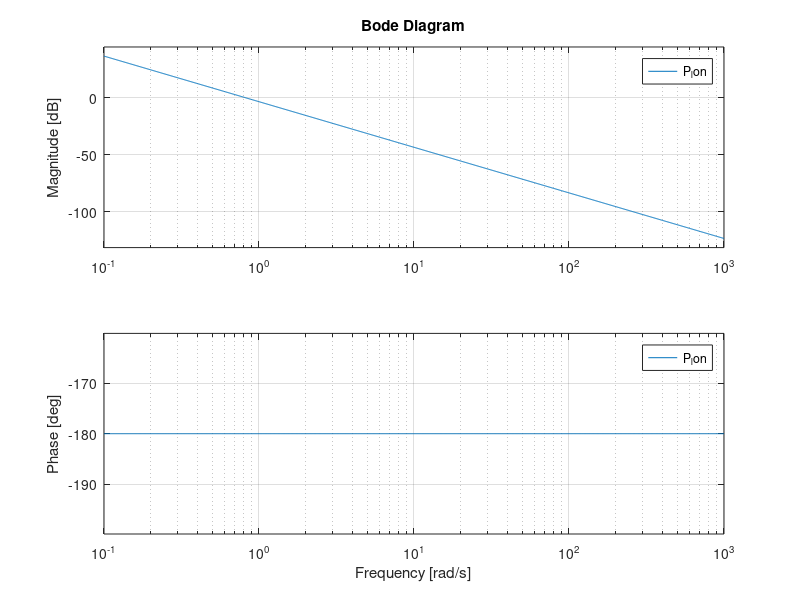
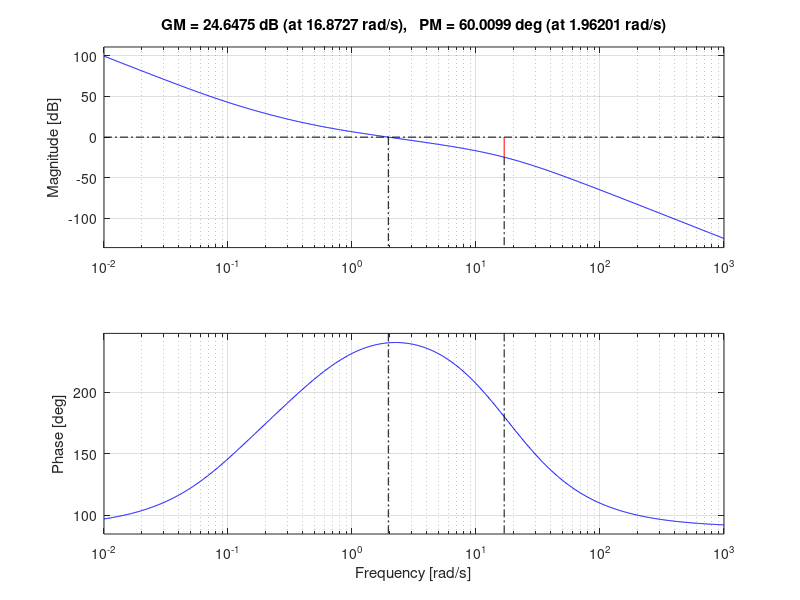
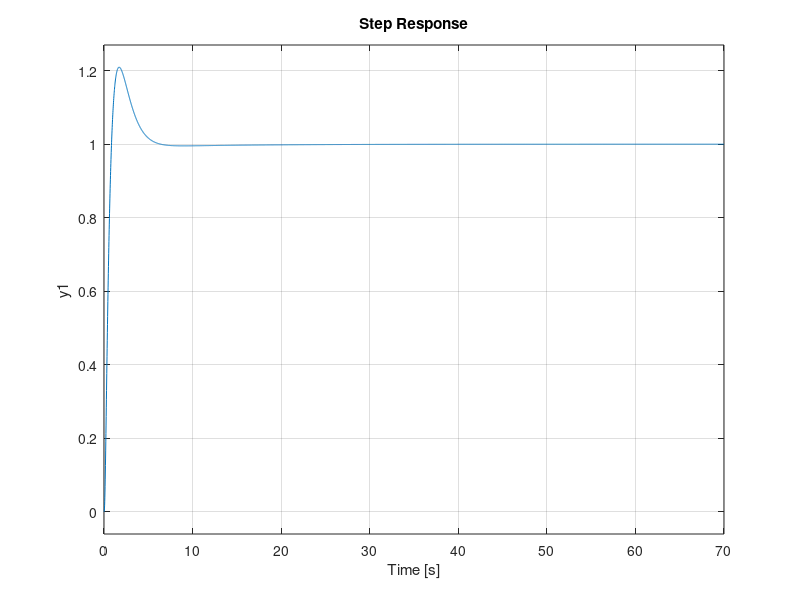
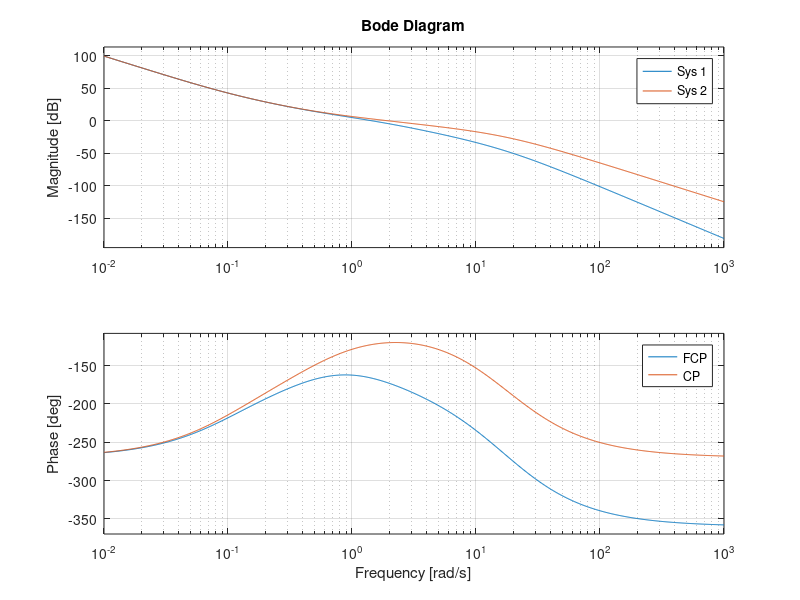

MATLAB code for these plots, in order:
%% Longitudinal Controller
m = 1.5;
P_lon = tf(1/m,[1 0 0]);

figure(1),clf;
bode(P_lon)

Ki = .1;
C_lon = tf([1 Ki],[1 0]);

figure(2),clf;
hold on
plot([10^-6 .1 .1],[99 99 10^-6],'k')
plot([200 200 100000],[100000 10^-4 10^-4],'r')
bode(C_lon*P_lon)
margin(C_lon*P_lon)
xlim([1e-2 1e3])
hold off

% Add lead

w_lead = 2.75; % rad/s
M = (1+sin(69.6*pi/180))/(1-sin(69.6*pi/180));
z = w_lead/sqrt(M);
p = w_lead*sqrt(M);

C = tf([1/z 1],[1/p 1]);
C_lon = C*C_lon;

% figure(2),clf;
% hold on
% plot([10^-6 .1 .1],[99 99 10^-6],'k')
% plot([200 200 100000],[100000 10^-4 10^-4],'r')
% bode(C_lon*P_lon)
% margin(C_lon*P_lon)
% xlim([1e-2 1e3])
% hold off

K = 1/0.7;
C_lon = K*C_lon;

figure(2),clf;
hold on
plot([10^-6 .1 .1],[99 99 10^-6],'k')
plot([200 200 100000],[100000 10^-4 10^-4],'r')
bode(C_lon*P_lon)
margin(C_lon*P_lon)
xlim([1e-2 1e3])
hold off

% Add low pass filter
p = 20;
C = tf(p,[1 p]);

C_lon = C*C_lon;

figure(2),clf;
hold on
plot([10^-6 .1 .1],[99 99 10^-6],'k')
plot([200 200 100000],[100000 10^-4 10^-4],'r')
bode(C_lon*P_lon)
margin(C_lon*P_lon)
xlim([1e-2 1e3])
hold off

sysCL = feedback(C_lon*P_lon,1);

figure(3),clf;
step(sysCL)
% PreFilter

a = 1.5;
% a = 55;
F = tf(a,[1 a]);

% Plot CL FR with prefilter applied
figure(4); clf;
% bode(F*sysCL,sysCL,F)
bode(F*C_lon*P_lon,C_lon*P_lon)
legend('FCP','CP')
% step(F)

figure(5); clf;
step(F*sysCL,sysCL)
legend('Filter','No-Filter')

C_lon
Cd_lon = c2d(C_lon,0.025,'tustin')

F
Fd = c2d(F,.025,'tustin')